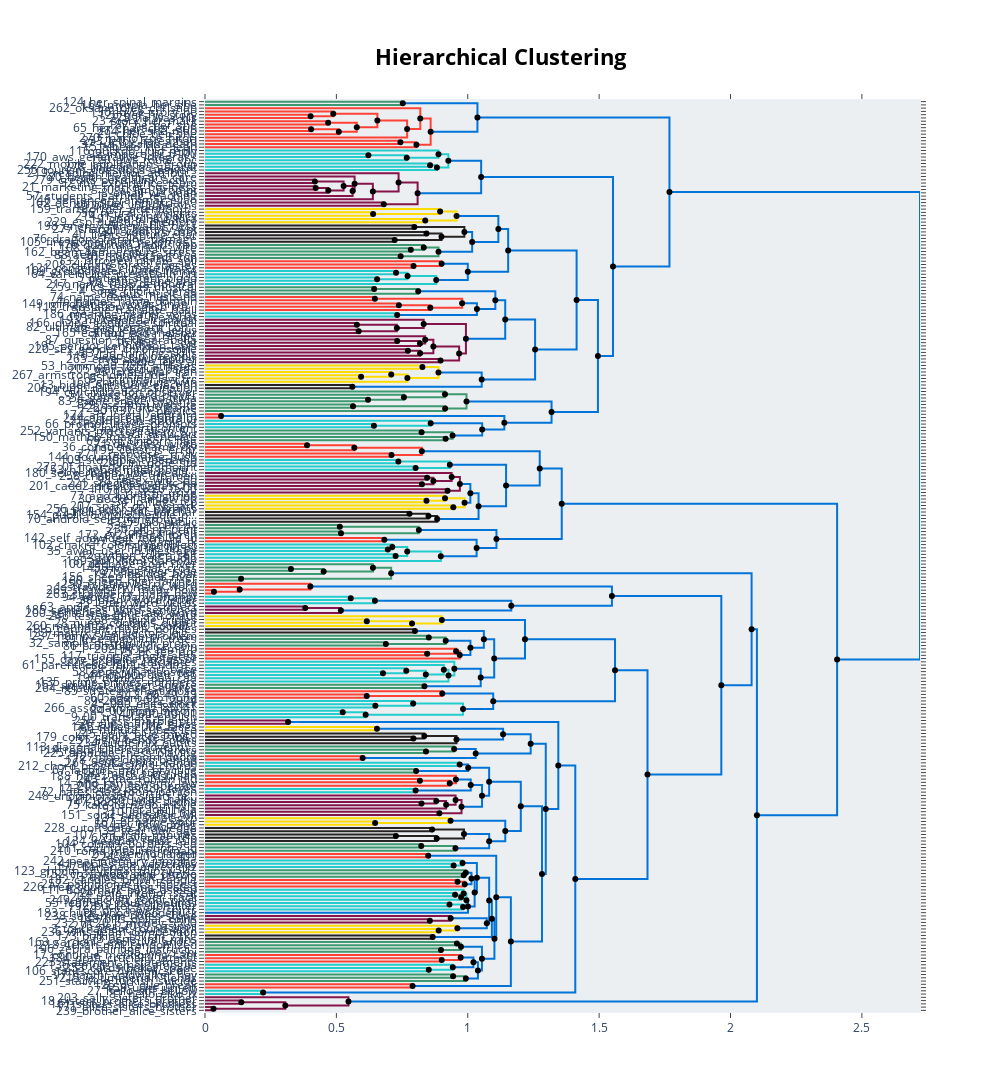

The notebook cell saved with this chart:
### Code cell
topic_model.visualize_hierarchy(hierarchical_topics=hierarchical_topics)
